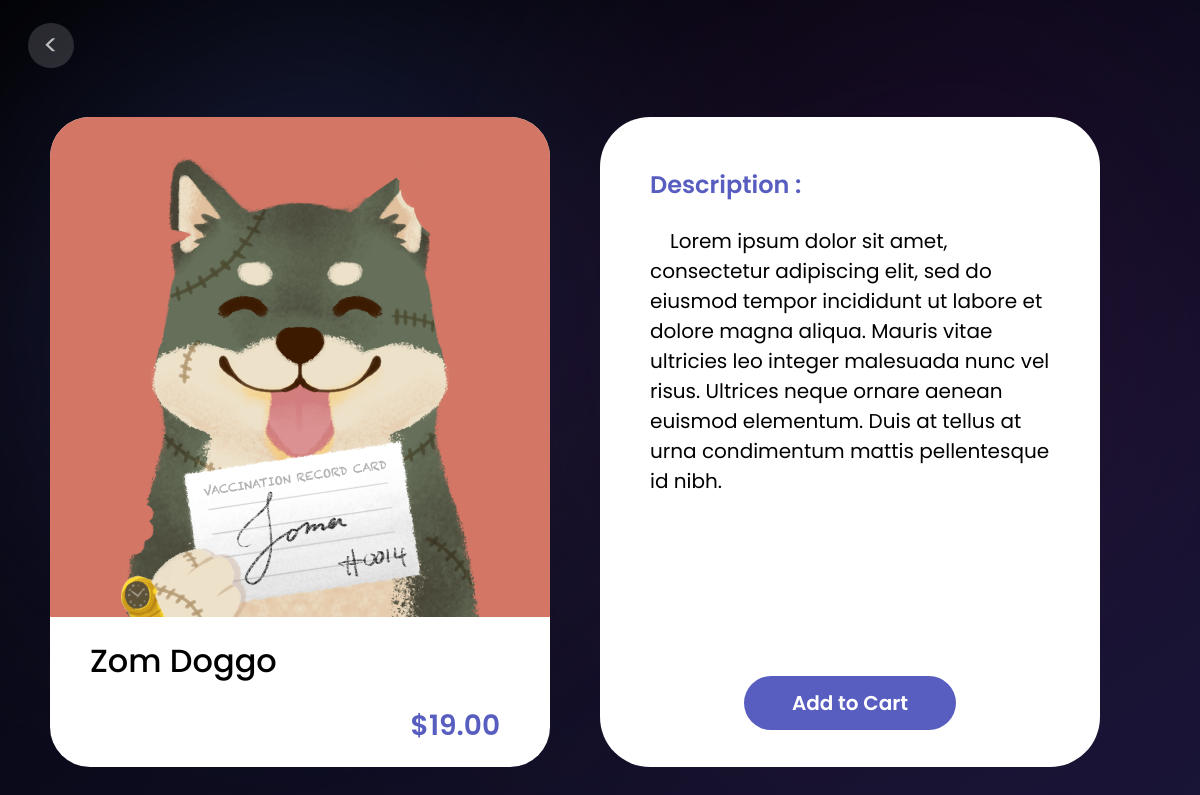
Page /item/5 on the committed database.
### app_amonze/models.py (models this page shows, shortened)
class Item (models.Model):
    item_id = models.BigAutoField(primary_key=True)
    item_name = models.CharField(max_length=50)
    item_image = models.ImageField(null=True)
    description = models.TextField(default="No description")
    price = models.DecimalField(max_digits=5, decimal_places=2, default=0.00)

### app_amonze/views.py (the view)
# urls.py: path('item/<int:item_id>', views.item,  name = 'item'),
def item(request, item_id):
    item = Item.objects.get(item_id=item_id)
    context={'item': item}
    return render(request, 'item.html', context)

### app_amonze/templates/item.html (shortened to what this page needs)
{% load static %}
<!DOCTYPE html>
<html lang="en">
<head>
</head>
<body>
    <div class="header">
        <a href="{% url 'marketplace' %}"><</a>
    </div>
    <div class="content">
        <div class="item_container">
            <div class="image_wrapper">
                <img class="item_img" src="/media/{{ item.item_id }}.png">
            </div>
            <div class="name_wrapper">
                <p>{{ item.item_name }}</p>
            </div>
            <div class="price_wrapper">
                <p> ${{ item.price }} </p>
            </div>
        </div>
        <div class="desc_container">
            <div class="desc_wrapper">
                <p>Description :</p>
                <div class="desc">&ensp;&ensp;{{ item.description }}</div>
                <div class="interact">
                    <button data-product="{{ item.item_id }}" data-action="add" class="btn add-btn update-cart">Add to
                        Cart</button>
                </div>
            </div>
        </div>
    </div>
</body>
</html>

### app_amonze/templates/item.html (style rules this page uses)
body { font-family: 'Poppins', sans-serif; background-image: linear-gradient(to top left, rgba(23, 21, 55, 1), rgba(0, 0, 0, 1)); height: 96vh; background-repeat: no-repeat; background-attachment: fixed; }
.header { margin-top: 25px; margin-left: 20px; }
.header a { text-decoration: none; color: rgba(255, 255, 255, 0.7); padding: 3px 15px; background: rgba(255, 255, 255, 0.15); border-radius: 9999px; font-size: 28px; text-align: center; }
.content { display: flex; flex-wrap: wrap; align-items: center; justify-content: center; }
.item_container { background-color: white; border-radius: 40px; height: 650px; overflow: hidden; align-items: center; align-content: center; }
img { width: 500px; }
.name_wrapper { margin-left: 40px; }
.name_wrapper p { font-weight: 500; font-size: 32px; margin-top: 20px; margin-bottom: 10px; }
.price_wrapper { margin-right: 10px; }
.price_wrapper p { margin-right: 40px; margin-top: 20px; font-size: 28px; font-weight: 600; color: rgba(88, 93, 192, 1); text-align: end; }
.desc_container { background-color: white; width: 500px; height: 650px; border-radius: 50px; margin: 50px; }
.desc_wrapper { margin: 50px; }
.desc_wrapper p { font-weight: 600; font-size: 24px; color: rgba(88, 93, 192, 1); }
.desc { font-size: 20px; }
.interact { display: flex; flex-wrap: wrap; justify-content: center; position: relative; top: 180px; }
.interact button { font-family: 'Poppins', sans-serif; padding: 12px 48px; border-radius: 40px; background: rgba(88, 93, 192, 1); color: white; border: 0; font-weight: 600; font-size: 20px; }
.image_wrapper { display: flex; flex-wrap: wrap; }

### rows in the picture
Item: item_name "Zom Doggo", price "19.00", description "Lorem ipsum dolor sit amet, consectetur adipiscing elit, sed do eiusmod tempor incididunt ut labore et dolore magna aliqua. Mauris vitae ultricies leo integer malesuada nunc vel risus. Ultrices neque ornare aenean euismod elementum. Duis at tellus at urna condimentum mattis pellentesque id nibh."
